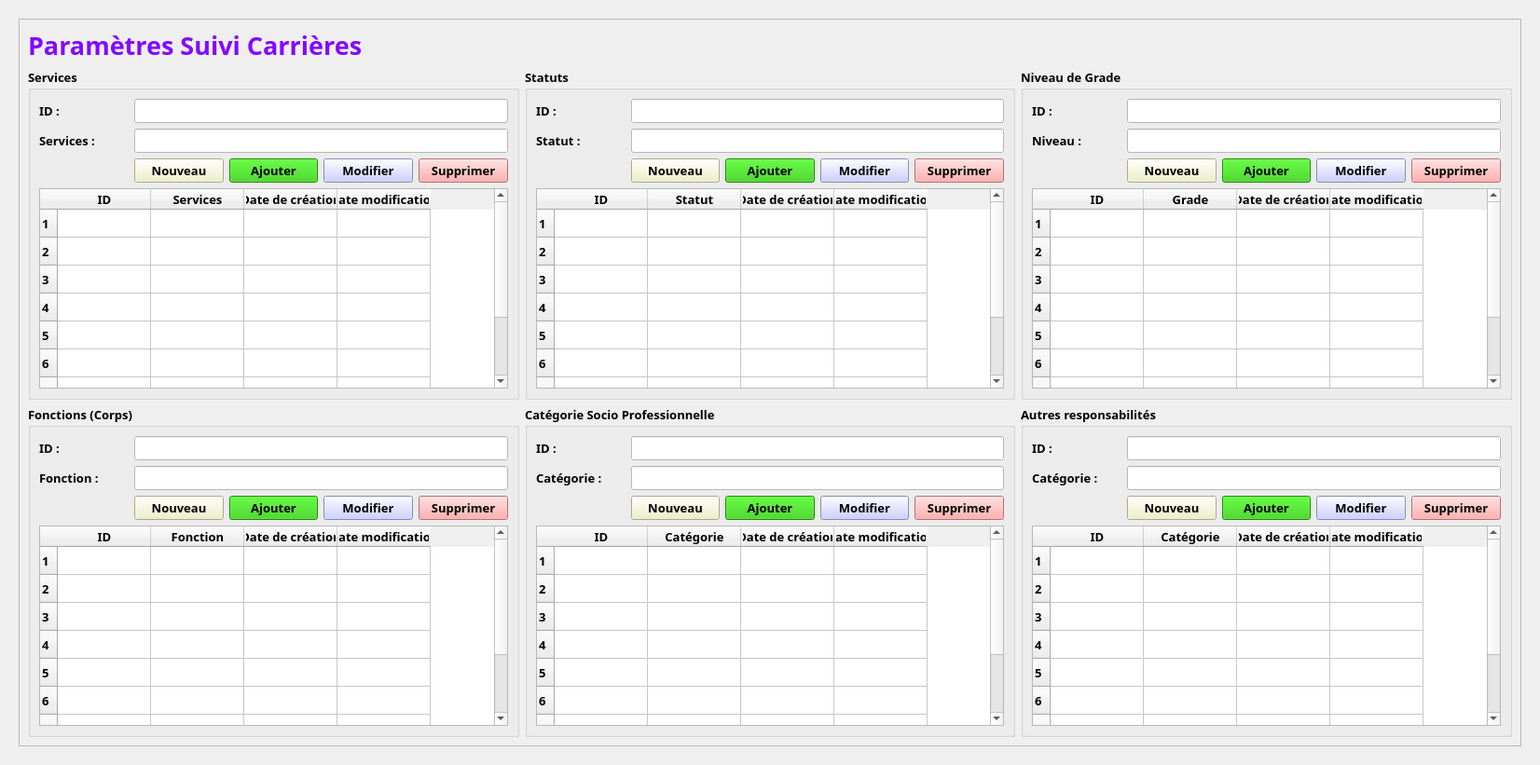
<?xml version="1.0" encoding="UTF-8"?>
<ui version="4.0">
 <class>ParametreSuiviCarriere</class>
 <widget class="QWidget" name="ParametreSuiviCarriere">
  <property name="geometry">
   <rect>
    <x>0</x>
    <y>0</y>
    <width>1652</width>
    <height>821</height>
   </rect>
  </property>
  <property name="windowTitle">
   <string>Form</string>
  </property>
  <layout class="QGridLayout" name="gridLayout">
   <item row="0" column="0">
    <widget class="QWidget" name="widget" native="true">
     <layout class="QGridLayout" name="gridLayout_2">
      <item row="0" column="0">
       <widget class="QScrollArea" name="scrollArea">
        <property name="widgetResizable">
         <bool>true</bool>
        </property>
        <widget class="QWidget" name="scrollAreaWidgetContents_2">
         <property name="geometry">
          <rect>
           <x>0</x>
           <y>0</y>
           <width>1606</width>
           <height>775</height>
          </rect>
         </property>
         <layout class="QGridLayout" name="gridLayout_3">
          <item row="1" column="2">
           <widget class="QGroupBox" name="groupBox_5">
            <property name="font">
             <font>
              <family>Corbel</family>
              <pointsize>10</pointsize>
              <weight>75</weight>
              <bold>true</bold>
             </font>
            </property>
            <property name="title">
             <string>Niveau de Grade</string>
            </property>
            <layout class="QGridLayout" name="gridLayout_8">
             <item row="0" column="0">
              <widget class="QLabel" name="label_10">
               <property name="font">
                <font>
                 <family>Corbel</family>
                 <pointsize>10</pointsize>
                 <weight>75</weight>
                 <bold>true</bold>
                </font>
               </property>
               <property name="text">
                <string>ID :</string>
               </property>
              </widget>
             </item>
             <item row="0" column="1" colspan="4">
              <widget class="QLineEdit" name="txt_id_grade">
               <property name="font">
                <font>
                 <family>Corbel</family>
                 <pointsize>10</pointsize>
                 <weight>75</weight>
                 <bold>true</bold>
                </font>
               </property>
               <property name="styleSheet">
                <string notr="true">background-color: rgb(255, 255, 255);
border-color: rgb(0, 0, 0);</string>
               </property>
              </widget>
             </item>
             <item row="1" column="0">
              <widget class="QLabel" name="label_11">
               <property name="font">
                <font>
                 <family>Corbel</family>
                 <pointsize>10</pointsize>
                 <weight>75</weight>
                 <bold>true</bold>
                </font>
               </property>
               <property name="text">
                <string>Niveau :</string>
               </property>
              </widget>
             </item>
             <item row="1" column="1" colspan="4">
              <widget class="QLineEdit" name="txt_grade">
               <property name="font">
                <font>
                 <family>Corbel</family>
                 <pointsize>10</pointsize>
                 <weight>75</weight>
                 <bold>true</bold>
                </font>
               </property>
               <property name="styleSheet">
                <string notr="true">background-color: rgb(255, 255, 255);
border-color: rgb(0, 0, 0);</string>
               </property>
              </widget>
             </item>
             <item row="2" column="1">
              <widget class="QPushButton" name="btn_nouveau_grade">
               <property name="font">
                <font>
                 <family>Corbel</family>
                 <pointsize>10</pointsize>
                 <weight>75</weight>
                 <bold>true</bold>
                </font>
               </property>
               <property name="styleSheet">
                <string notr="true">background-color: rgb(238, 240, 195);</string>
               </property>
               <property name="text">
                <string>Nouveau</string>
               </property>
              </widget>
             </item>
             <item row="2" column="2">
              <widget class="QPushButton" name="btn_ajouter_grade">
               <property name="font">
                <font>
                 <family>Corbel</family>
                 <pointsize>10</pointsize>
                 <weight>75</weight>
                 <bold>true</bold>
                </font>
               </property>
               <property name="styleSheet">
                <string notr="true">background-color: rgb(36, 198, 0);</string>
               </property>
               <property name="text">
                <string>Ajouter</string>
               </property>
              </widget>
             </item>
             <item row="2" column="3">
              <widget class="QPushButton" name="btn_modifier_grade">
               <property name="font">
                <font>
                 <family>Corbel</family>
                 <pointsize>10</pointsize>
                 <weight>75</weight>
                 <bold>true</bold>
                </font>
               </property>
               <property name="styleSheet">
                <string notr="true">background-color: rgb(188, 195, 255);</string>
               </property>
               <property name="text">
                <string>Modifier</string>
               </property>
              </widget>
             </item>
             <item row="2" column="4">
              <widget class="QPushButton" name="btn_supprimer_grade">
               <property name="font">
                <font>
                 <family>Corbel</family>
                 <pointsize>10</pointsize>
                 <weight>75</weight>
                 <bold>true</bold>
                </font>
               </property>
               <property name="styleSheet">
                <string notr="true">background-color: rgb(255, 152, 152);</string>
               </property>
               <property name="text">
                <string>Supprimer</string>
               </property>
              </widget>
             </item>
             <item row="3" column="0" colspan="5">
              <widget class="QTableWidget" name="tableWidget_affichage_grade">
               <property name="font">
                <font>
                 <family>Corbel</family>
                 <pointsize>10</pointsize>
                 <weight>75</weight>
                 <bold>true</bold>
                </font>
               </property>
               <row>
                <property name="text">
                 <string>1</string>
                </property>
               </row>
               <row>
                <property name="text">
                 <string>2</string>
                </property>
               </row>
               <row>
                <property name="text">
                 <string>3</string>
                </property>
               </row>
               <row>
                <property name="text">
                 <string>4</string>
                </property>
               </row>
               <row>
                <property name="text">
                 <string>5</string>
                </property>
               </row>
               <row>
                <property name="text">
                 <string>6</string>
                </property>
               </row>
               <row>
                <property name="text">
                 <string>7</string>
                </property>
               </row>
               <row>
                <property name="text">
                 <string>8</string>
                </property>
               </row>
               <row>
                <property name="text">
                 <string>10</string>
                </property>
               </row>
               <column>
                <property name="text">
                 <string>ID</string>
                </property>
               </column>
               <column>
                <property name="text">
                 <string>Grade</string>
                </property>
               </column>
               <column>
                <property name="text">
                 <string>Date de création</string>
                </property>
               </column>
               <column>
                <property name="text">
                 <string>Date modification</string>
                </property>
               </column>
              </widget>
             </item>
            </layout>
           </widget>
          </item>
          <item row="1" column="0">
           <widget class="QGroupBox" name="groupBox">
            <property name="font">
             <font>
              <family>Corbel</family>
              <pointsize>10</pointsize>
              <weight>75</weight>
              <bold>true</bold>
             </font>
            </property>
            <property name="title">
             <string>Services</string>
            </property>
            <layout class="QGridLayout" name="gridLayout_4">
             <item row="0" column="0">
              <widget class="QLabel" name="label_3">
               <property name="font">
                <font>
                 <family>Corbel</family>
                 <pointsize>10</pointsize>
                 <weight>75</weight>
                 <bold>true</bold>
                </font>
               </property>
               <property name="text">
                <string>ID :</string>
               </property>
              </widget>
             </item>
             <item row="0" column="1" colspan="4">
              <widget class="QLineEdit" name="txt_id_service">
               <property name="font">
                <font>
                 <family>Corbel</family>
                 <pointsize>10</pointsize>
                 <weight>75</weight>
                 <bold>true</bold>
                </font>
               </property>
               <property name="styleSheet">
                <string notr="true">background-color: rgb(255, 255, 255);
border-color: rgb(0, 0, 0);</string>
               </property>
              </widget>
             </item>
             <item row="1" column="0">
              <widget class="QLabel" name="label_2">
               <property name="font">
                <font>
                 <family>Corbel</family>
                 <pointsize>10</pointsize>
                 <weight>75</weight>
                 <bold>true</bold>
                </font>
               </property>
               <property name="text">
                <string>Services :</string>
               </property>
              </widget>
             </item>
             <item row="1" column="1" colspan="4">
              <widget class="QLineEdit" name="txt_service">
               <property name="font">
                <font>
                 <family>Corbel</family>
                 <pointsize>10</pointsize>
                 <weight>75</weight>
                 <bold>true</bold>
                </font>
               </property>
               <property name="styleSheet">
                <string notr="true">background-color: rgb(255, 255, 255);
border-color: rgb(0, 0, 0);</string>
               </property>
              </widget>
             </item>
             <item row="2" column="1">
              <widget class="QPushButton" name="btn_nouveau_service">
               <property name="font">
                <font>
                 <family>Corbel</family>
                 <pointsize>10</pointsize>
                 <weight>75</weight>
                 <bold>true</bold>
                </font>
               </property>
               <property name="styleSheet">
                <string notr="true">background-color: rgb(238, 240, 195);</string>
               </property>
               <property name="text">
                <string>Nouveau</string>
               </property>
              </widget>
             </item>
             <item row="2" column="2">
              <widget class="QPushButton" name="btn_ajouter_service">
               <property name="font">
                <font>
                 <family>Corbel</family>
                 <pointsize>10</pointsize>
                 <weight>75</weight>
                 <bold>true</bold>
                </font>
               </property>
               <property name="styleSheet">
                <string notr="true">background-color: rgb(36, 198, 0);</string>
               </property>
               <property name="text">
                <string>Ajouter</string>
               </property>
              </widget>
             </item>
             <item row="2" column="3">
              <widget class="QPushButton" name="btn_modifier_service">
               <property name="font">
                <font>
                 <family>Corbel</family>
                 <pointsize>10</pointsize>
                 <weight>75</weight>
                 <bold>true</bold>
                </font>
               </property>
               <property name="styleSheet">
                <string notr="true">background-color: rgb(188, 195, 255);</string>
               </property>
               <property name="text">
                <string>Modifier</string>
               </property>
              </widget>
             </item>
             <item row="2" column="4">
              <widget class="QPushButton" name="btn_supprimer_service">
               <property name="font">
                <font>
                 <family>Corbel</family>
                 <pointsize>10</pointsize>
                 <weight>75</weight>
                 <bold>true</bold>
                </font>
               </property>
               <property name="styleSheet">
                <string notr="true">background-color: rgb(255, 152, 152);</string>
               </property>
               <property name="text">
                <string>Supprimer</string>
               </property>
              </widget>
             </item>
             <item row="3" column="0" colspan="5">
              <widget class="QTableWidget" name="tableWidget_affichage_service">
               <property name="font">
                <font>
                 <family>Corbel</family>
                 <pointsize>10</pointsize>
                 <weight>75</weight>
                 <bold>true</bold>
                </font>
               </property>
               <row>
                <property name="text">
                 <string>1</string>
                </property>
               </row>
               <row>
                <property name="text">
                 <string>2</string>
                </property>
               </row>
               <row>
                <property name="text">
                 <string>3</string>
                </property>
               </row>
               <row>
                <property name="text">
                 <string>4</string>
                </property>
               </row>
               <row>
                <property name="text">
                 <string>5</string>
                </property>
               </row>
               <row>
                <property name="text">
                 <string>6</string>
                </property>
               </row>
               <row>
                <property name="text">
                 <string>7</string>
                </property>
               </row>
               <row>
                <property name="text">
                 <string>8</string>
                </property>
               </row>
               <row>
                <property name="text">
                 <string>10</string>
                </property>
               </row>
               <column>
                <property name="text">
                 <string>ID</string>
                </property>
               </column>
               <column>
                <property name="text">
                 <string>Services</string>
                </property>
               </column>
               <column>
                <property name="text">
                 <string>Date de création</string>
                </property>
               </column>
               <column>
                <property name="text">
                 <string>Date modification</string>
                </property>
               </column>
              </widget>
             </item>
            </layout>
           </widget>
          </item>
          <item row="1" column="1">
           <widget class="QGroupBox" name="groupBox_2">
            <property name="font">
             <font>
              <family>Corbel</family>
              <pointsize>10</pointsize>
              <weight>75</weight>
              <bold>true</bold>
             </font>
            </property>
            <property name="title">
             <string>Statuts</string>
            </property>
            <layout class="QGridLayout" name="gridLayout_5">
             <item row="0" column="0">
              <widget class="QLabel" name="label_4">
               <property name="font">
                <font>
                 <family>Corbel</family>
                 <pointsize>10</pointsize>
                 <weight>75</weight>
                 <bold>true</bold>
                </font>
               </property>
               <property name="text">
                <string>ID :</string>
               </property>
              </widget>
             </item>
             <item row="0" column="1" colspan="4">
              <widget class="QLineEdit" name="txt_id_statut">
               <property name="font">
                <font>
                 <family>Corbel</family>
                 <pointsize>10</pointsize>
                 <weight>75</weight>
                 <bold>true</bold>
                </font>
               </property>
               <property name="styleSheet">
                <string notr="true">background-color: rgb(255, 255, 255);
border-color: rgb(0, 0, 0);</string>
               </property>
              </widget>
             </item>
             <item row="1" column="0">
              <widget class="QLabel" name="label_5">
               <property name="font">
                <font>
                 <family>Corbel</family>
                 <pointsize>10</pointsize>
                 <weight>75</weight>
                 <bold>true</bold>
                </font>
               </property>
               <property name="text">
                <string>Statut :</string>
               </property>
              </widget>
             </item>
             <item row="1" column="1" colspan="4">
              <widget class="QLineEdit" name="txt_statut">
               <property name="font">
                <font>
                 <family>Corbel</family>
                 <pointsize>10</pointsize>
                 <weight>75</weight>
                 <bold>true</bold>
                </font>
               </property>
               <property name="styleSheet">
                <string notr="true">background-color: rgb(255, 255, 255);
border-color: rgb(0, 0, 0);</string>
               </property>
              </widget>
             </item>
             <item row="2" column="1">
              <widget class="QPushButton" name="btn_nouveau_statut">
               <property name="font">
                <font>
                 <family>Corbel</family>
                 <pointsize>10</pointsize>
                 <weight>75</weight>
                 <bold>true</bold>
                </font>
               </property>
               <property name="styleSheet">
                <string notr="true">background-color: rgb(238, 240, 195);</string>
               </property>
               <property name="text">
                <string>Nouveau</string>
               </property>
              </widget>
             </item>
             <item row="2" column="2">
              <widget class="QPushButton" name="btn_ajouter_statut">
               <property name="font">
                <font>
                 <family>Corbel</family>
                 <pointsize>10</pointsize>
                 <weight>75</weight>
                 <bold>true</bold>
                </font>
               </property>
               <property name="styleSheet">
                <string notr="true">background-color: rgb(36, 198, 0);</string>
               </property>
               <property name="text">
                <string>Ajouter</string>
               </property>
              </widget>
             </item>
             <item row="2" column="3">
              <widget class="QPushButton" name="btn_modifier_statut">
               <property name="font">
                <font>
                 <family>Corbel</family>
                 <pointsize>10</pointsize>
                 <weight>75</weight>
                 <bold>true</bold>
                </font>
               </property>
               <property name="styleSheet">
                <string notr="true">background-color: rgb(188, 195, 255);</string>
               </property>
               <property name="text">
                <string>Modifier</string>
               </property>
              </widget>
             </item>
             <item row="2" column="4">
              <widget class="QPushButton" name="btn_supprimer_statut">
               <property name="font">
                <font>
                 <family>Corbel</family>
                 <pointsize>10</pointsize>
                 <weight>75</weight>
                 <bold>true</bold>
                </font>
               </property>
               <property name="styleSheet">
                <string notr="true">background-color: rgb(255, 152, 152);</string>
               </property>
               <property name="text">
                <string>Supprimer</string>
               </property>
              </widget>
             </item>
             <item row="3" column="0" colspan="5">
              <widget class="QTableWidget" name="tableWidget_affichage_statut">
               <property name="font">
                <font>
                 <family>Corbel</family>
                 <pointsize>10</pointsize>
                 <weight>75</weight>
                 <bold>true</bold>
                </font>
               </property>
               <row>
                <property name="text">
                 <string>1</string>
                </property>
               </row>
               <row>
                <property name="text">
                 <string>2</string>
                </property>
               </row>
               <row>
                <property name="text">
                 <string>3</string>
                </property>
               </row>
               <row>
                <property name="text">
                 <string>4</string>
                </property>
               </row>
               <row>
                <property name="text">
                 <string>5</string>
                </property>
               </row>
               <row>
                <property name="text">
                 <string>6</string>
                </property>
               </row>
               <row>
                <property name="text">
                 <string>7</string>
                </property>
               </row>
               <row>
                <property name="text">
                 <string>8</string>
                </property>
               </row>
               <row>
                <property name="text">
                 <string>10</string>
                </property>
               </row>
               <column>
                <property name="text">
                 <string>ID</string>
                </property>
               </column>
               <column>
                <property name="text">
                 <string>Statut</string>
                </property>
               </column>
               <column>
                <property name="text">
                 <string>Date de création</string>
                </property>
               </column>
               <column>
                <property name="text">
                 <string>Date modification</string>
                </property>
               </column>
              </widget>
             </item>
            </layout>
           </widget>
          </item>
          <item row="2" column="1">
           <widget class="QGroupBox" name="groupBox_4">
            <property name="font">
             <font>
              <family>Corbel</family>
              <pointsize>10</pointsize>
              <weight>75</weight>
              <bold>true</bold>
             </font>
            </property>
            <property name="title">
             <string>Catégorie Socio Professionnelle</string>
            </property>
            <layout class="QGridLayout" name="gridLayout_7">
             <item row="0" column="0">
              <widget class="QLabel" name="label_8">
               <property name="font">
                <font>
                 <family>Corbel</family>
                 <pointsize>10</pointsize>
                 <weight>75</weight>
                 <bold>true</bold>
                </font>
               </property>
               <property name="text">
                <string>ID :</string>
               </property>
              </widget>
             </item>
             <item row="0" column="1" colspan="4">
              <widget class="QLineEdit" name="txt_id_cat_socio_professionnelle">
               <property name="font">
                <font>
                 <family>Corbel</family>
                 <pointsize>10</pointsize>
                 <weight>75</weight>
                 <bold>true</bold>
                </font>
               </property>
               <property name="styleSheet">
                <string notr="true">background-color: rgb(255, 255, 255);
border-color: rgb(0, 0, 0);</string>
               </property>
              </widget>
             </item>
             <item row="1" column="0">
              <widget class="QLabel" name="label_9">
               <property name="font">
                <font>
                 <family>Corbel</family>
                 <pointsize>10</pointsize>
                 <weight>75</weight>
                 <bold>true</bold>
                </font>
               </property>
               <property name="text">
                <string>Catégorie :</string>
               </property>
              </widget>
             </item>
             <item row="1" column="1" colspan="4">
              <widget class="QLineEdit" name="txt_cat_socio_professionnelle">
               <property name="font">
                <font>
                 <family>Corbel</family>
                 <pointsize>10</pointsize>
                 <weight>75</weight>
                 <bold>true</bold>
                </font>
               </property>
               <property name="styleSheet">
                <string notr="true">background-color: rgb(255, 255, 255);
border-color: rgb(0, 0, 0);</string>
               </property>
              </widget>
             </item>
             <item row="2" column="1">
              <widget class="QPushButton" name="btn_nouveau_cat_socio_professionnelle">
               <property name="font">
                <font>
                 <family>Corbel</family>
                 <pointsize>10</pointsize>
                 <weight>75</weight>
                 <bold>true</bold>
                </font>
               </property>
               <property name="styleSheet">
                <string notr="true">background-color: rgb(238, 240, 195);</string>
               </property>
               <property name="text">
                <string>Nouveau</string>
               </property>
              </widget>
             </item>
             <item row="2" column="2">
              <widget class="QPushButton" name="btn_ajouter_cat_socio_professionnelle">
               <property name="font">
                <font>
                 <family>Corbel</family>
                 <pointsize>10</pointsize>
                 <weight>75</weight>
                 <bold>true</bold>
                </font>
               </property>
               <property name="styleSheet">
                <string notr="true">background-color: rgb(36, 198, 0);</string>
               </property>
               <property name="text">
                <string>Ajouter</string>
               </property>
              </widget>
             </item>
             <item row="2" column="3">
              <widget class="QPushButton" name="btn_modifier_cat_socio_professionnelle">
               <property name="font">
                <font>
                 <family>Corbel</family>
                 <pointsize>10</pointsize>
                 <weight>75</weight>
                 <bold>true</bold>
                </font>
               </property>
               <property name="styleSheet">
                <string notr="true">background-color: rgb(188, 195, 255);</string>
               </property>
               <property name="text">
                <string>Modifier</string>
               </property>
              </widget>
             </item>
             <item row="2" column="4">
              <widget class="QPushButton" name="btn_supprimer_cat_socio_professionnelle">
               <property name="font">
                <font>
                 <family>Corbel</family>
                 <pointsize>10</pointsize>
                 <weight>75</weight>
                 <bold>true</bold>
                </font>
               </property>
               <property name="styleSheet">
                <string notr="true">background-color: rgb(255, 152, 152);</string>
               </property>
               <property name="text">
                <string>Supprimer</string>
               </property>
              </widget>
             </item>
             <item row="3" column="0" colspan="5">
              <widget class="QTableWidget" name="tableWidget_affichage_cat_socio_professionnelle">
               <property name="font">
                <font>
                 <family>Corbel</family>
                 <pointsize>10</pointsize>
                 <weight>75</weight>
                 <bold>true</bold>
                </font>
               </property>
               <row>
                <property name="text">
                 <string>1</string>
                </property>
               </row>
               <row>
                <property name="text">
                 <string>2</string>
                </property>
               </row>
               <row>
                <property name="text">
                 <string>3</string>
                </property>
               </row>
               <row>
                <property name="text">
                 <string>4</string>
                </property>
               </row>
               <row>
                <property name="text">
                 <string>5</string>
                </property>
               </row>
               <row>
                <property name="text">
                 <string>6</string>
                </property>
               </row>
               <row>
                <property name="text">
                 <string>7</string>
                </property>
               </row>
               <row>
                <property name="text">
                 <string>8</string>
                </property>
               </row>
               <row>
                <property name="text">
                 <string>10</string>
                </property>
               </row>
               <column>
                <property name="text">
                 <string>ID</string>
                </property>
               </column>
               <column>
                <property name="text">
                 <string>Catégorie</string>
                </property>
               </column>
               <column>
                <property name="text">
                 <string>Date de création</string>
                </property>
               </column>
               <column>
                <property name="text">
                 <string>Date modification</string>
                </property>
               </column>
              </widget>
             </item>
            </layout>
           </widget>
          </item>
          <item row="2" column="0">
           <widget class="QGroupBox" name="groupBox_3">
            <property name="font">
             <font>
              <family>Corbel</family>
              <pointsize>10</pointsize>
              <weight>75</weight>
              <bold>true</bold>
             </font>
            </property>
            <property name="title">
             <string>Fonctions (Corps)</string>
            </property>
            <layout class="QGridLayout" name="gridLayout_6">
             <item row="0" column="0">
              <widget class="QLabel" name="label_6">
               <property name="font">
                <font>
                 <family>Corbel</family>
                 <pointsize>10</pointsize>
                 <weight>75</weight>
                 <bold>true</bold>
                </font>
               </property>
               <property name="text">
                <string>ID :</string>
               </property>
              </widget>
             </item>
             <item row="0" column="1" colspan="4">
              <widget class="QLineEdit" name="txt_id_fonction">
               <property name="font">
                <font>
                 <family>Corbel</family>
                 <pointsize>10</pointsize>
                 <weight>75</weight>
                 <bold>true</bold>
                </font>
               </property>
               <property name="styleSheet">
                <string notr="true">background-color: rgb(255, 255, 255);
border-color: rgb(0, 0, 0);</string>
               </property>
              </widget>
             </item>
             <item row="1" column="0">
              <widget class="QLabel" name="label_7">
               <property name="font">
                <font>
                 <family>Corbel</family>
                 <pointsize>10</pointsize>
                 <weight>75</weight>
                 <bold>true</bold>
                </font>
               </property>
               <property name="text">
                <string>Fonction :</string>
               </property>
              </widget>
             </item>
             <item row="1" column="1" colspan="4">
              <widget class="QLineEdit" name="txt_fonction">
               <property name="font">
                <font>
                 <family>Corbel</family>
                 <pointsize>10</pointsize>
                 <weight>75</weight>
                 <bold>true</bold>
                </font>
               </property>
               <property name="styleSheet">
                <string notr="true">background-color: rgb(255, 255, 255);
border-color: rgb(0, 0, 0);</string>
               </property>
              </widget>
             </item>
             <item row="2" column="1">
              <widget class="QPushButton" name="btn_nouveau_fonction">
               <property name="font">
                <font>
                 <family>Corbel</family>
                 <pointsize>10</pointsize>
                 <weight>75</weight>
                 <bold>true</bold>
                </font>
               </property>
               <property name="styleSheet">
                <string notr="true">background-color: rgb(238, 240, 195);</string>
               </property>
               <property name="text">
                <string>Nouveau</string>
               </property>
              </widget>
             </item>
             <item row="2" column="2">
              <widget class="QPushButton" name="btn_ajouter_fonction">
               <property name="font">
                <font>
                 <family>Corbel</family>
                 <pointsize>10</pointsize>
                 <weight>75</weight>
                 <bold>true</bold>
                </font>
               </property>
               <property name="styleSheet">
                <string notr="true">background-color: rgb(36, 198, 0);</string>
               </property>
               <property name="text">
                <string>Ajouter</string>
               </property>
              </widget>
             </item>
             <item row="2" column="3">
              <widget class="QPushButton" name="btn_modifier_fonction">
               <property name="font">
                <font>
                 <family>Corbel</family>
                 <pointsize>10</pointsize>
                 <weight>75</weight>
                 <bold>true</bold>
                </font>
               </property>
               <property name="styleSheet">
                <string notr="true">background-color: rgb(188, 195, 255);</string>
               </property>
               <property name="text">
                <string>Modifier</string>
               </property>
              </widget>
             </item>
             <item row="2" column="4">
              <widget class="QPushButton" name="btn_supprimer_fonction">
               <property name="font">
                <font>
                 <family>Corbel</family>
                 <pointsize>10</pointsize>
                 <weight>75</weight>
                 <bold>true</bold>
                </font>
               </property>
               <property name="styleSheet">
                <string notr="true">background-color: rgb(255, 152, 152);</string>
               </property>
               <property name="text">
                <string>Supprimer</string>
               </property>
              </widget>
             </item>
             <item row="3" column="0" colspan="5">
              <widget class="QTableWidget" name="tableWidget_affichage_fonction">
               <property name="font">
                <font>
                 <family>Corbel</family>
                 <pointsize>10</pointsize>
                 <weight>75</weight>
                 <bold>true</bold>
                </font>
               </property>
               <row>
                <property name="text">
                 <string>1</string>
                </property>
               </row>
               <row>
                <property name="text">
                 <string>2</string>
                </property>
               </row>
               <row>
                <property name="text">
                 <string>3</string>
                </property>
               </row>
               <row>
                <property name="text">
                 <string>4</string>
                </property>
               </row>
               <row>
                <property name="text">
                 <string>5</string>
                </property>
               </row>
               <row>
                <property name="text">
                 <string>6</string>
                </property>
               </row>
               <row>
                <property name="text">
                 <string>7</string>
                </property>
               </row>
               <row>
                <property name="text">
                 <string>8</string>
                </property>
               </row>
               <row>
                <property name="text">
                 <string>10</string>
                </property>
               </row>
               <column>
                <property name="text">
                 <string>ID</string>
                </property>
               </column>
               <column>
                <property name="text">
                 <string>Fonction</string>
                </property>
               </column>
               <column>
                <property name="text">
                 <string>Date de création</string>
                </property>
               </column>
               <column>
                <property name="text">
                 <string>Date modification</string>
                </property>
               </column>
              </widget>
             </item>
            </layout>
           </widget>
          </item>
          <item row="0" column="0" colspan="3">
           <widget class="QLabel" name="label">
            <property name="font">
             <font>
              <family>Corbel</family>
              <pointsize>20</pointsize>
              <weight>75</weight>
              <bold>true</bold>
             </font>
            </property>
            <property name="focusPolicy">
             <enum>Qt::NoFocus</enum>
            </property>
            <property name="styleSheet">
             <string notr="true">color: rgb(132, 8, 255);</string>
            </property>
            <property name="text">
             <string>Paramètres Suivi Carrières</string>
            </property>
           </widget>
          </item>
          <item row="2" column="2">
           <widget class="QGroupBox" name="groupBox_11">
            <property name="font">
             <font>
              <family>Corbel</family>
              <pointsize>10</pointsize>
              <weight>75</weight>
              <bold>true</bold>
             </font>
            </property>
            <property name="title">
             <string>Autres responsabilités</string>
            </property>
            <layout class="QGridLayout" name="gridLayout_15">
             <item row="0" column="0">
              <widget class="QLabel" name="label_23">
               <property name="font">
                <font>
                 <family>Corbel</family>
                 <pointsize>10</pointsize>
                 <weight>75</weight>
                 <bold>true</bold>
                </font>
               </property>
               <property name="text">
                <string>ID :</string>
               </property>
              </widget>
             </item>
             <item row="0" column="1" colspan="4">
              <widget class="QLineEdit" name="txt_id_autre_responsabilite">
               <property name="font">
                <font>
                 <family>Corbel</family>
                 <pointsize>10</pointsize>
                 <weight>75</weight>
                 <bold>true</bold>
                </font>
               </property>
               <property name="styleSheet">
                <string notr="true">background-color: rgb(255, 255, 255);
border-color: rgb(0, 0, 0);</string>
               </property>
              </widget>
             </item>
             <item row="1" column="0">
              <widget class="QLabel" name="label_24">
               <property name="font">
                <font>
                 <family>Corbel</family>
                 <pointsize>10</pointsize>
                 <weight>75</weight>
                 <bold>true</bold>
                </font>
               </property>
               <property name="text">
                <string>Catégorie :</string>
               </property>
              </widget>
             </item>
             <item row="1" column="1" colspan="4">
              <widget class="QLineEdit" name="txt_autre_responsabilite">
               <property name="font">
                <font>
                 <family>Corbel</family>
                 <pointsize>10</pointsize>
                 <weight>75</weight>
                 <bold>true</bold>
                </font>
               </property>
               <property name="styleSheet">
                <string notr="true">background-color: rgb(255, 255, 255);
border-color: rgb(0, 0, 0);</string>
               </property>
              </widget>
             </item>
             <item row="2" column="1">
              <widget class="QPushButton" name="btn_nouveau_autre_responsabilite">
               <property name="font">
                <font>
                 <family>Corbel</family>
                 <pointsize>10</pointsize>
                 <weight>75</weight>
                 <bold>true</bold>
                </font>
               </property>
               <property name="styleSheet">
                <string notr="true">background-color: rgb(238, 240, 195);</string>
               </property>
               <property name="text">
                <string>Nouveau</string>
               </property>
              </widget>
             </item>
             <item row="2" column="2">
              <widget class="QPushButton" name="btn_ajouter_autre_responsabilite">
               <property name="font">
                <font>
                 <family>Corbel</family>
                 <pointsize>10</pointsize>
                 <weight>75</weight>
                 <bold>true</bold>
                </font>
               </property>
               <property name="styleSheet">
                <string notr="true">background-color: rgb(36, 198, 0);</string>
               </property>
               <property name="text">
                <string>Ajouter</string>
               </property>
              </widget>
             </item>
             <item row="2" column="3">
              <widget class="QPushButton" name="btn_modifier_autre_responsabilite">
               <property name="font">
                <font>
                 <family>Corbel</family>
                 <pointsize>10</pointsize>
                 <weight>75</weight>
                 <bold>true</bold>
                </font>
               </property>
               <property name="styleSheet">
                <string notr="true">background-color: rgb(188, 195, 255);</string>
               </property>
               <property name="text">
                <string>Modifier</string>
               </property>
              </widget>
             </item>
             <item row="2" column="4">
              <widget class="QPushButton" name="btn_supprimer_autre_responsabilite">
               <property name="font">
                <font>
                 <family>Corbel</family>
                 <pointsize>10</pointsize>
                 <weight>75</weight>
                 <bold>true</bold>
                </font>
               </property>
               <property name="styleSheet">
                <string notr="true">background-color: rgb(255, 152, 152);</string>
               </property>
               <property name="text">
                <string>Supprimer</string>
               </property>
              </widget>
             </item>
             <item row="3" column="0" colspan="5">
              <widget class="QTableWidget" name="tableWidget_affichage_autre_responsabilite">
               <property name="font">
                <font>
                 <family>Corbel</family>
                 <pointsize>10</pointsize>
                 <weight>75</weight>
                 <bold>true</bold>
                </font>
               </property>
               <row>
                <property name="text">
                 <string>1</string>
                </property>
               </row>
               <row>
                <property name="text">
                 <string>2</string>
                </property>
               </row>
               <row>
                <property name="text">
                 <string>3</string>
                </property>
               </row>
               <row>
                <property name="text">
                 <string>4</string>
                </property>
               </row>
               <row>
                <property name="text">
                 <string>5</string>
                </property>
               </row>
               <row>
                <property name="text">
                 <string>6</string>
                </property>
               </row>
               <row>
                <property name="text">
                 <string>7</string>
                </property>
               </row>
               <row>
                <property name="text">
                 <string>8</string>
                </property>
               </row>
               <row>
                <property name="text">
                 <string>10</string>
                </property>
               </row>
               <column>
                <property name="text">
                 <string>ID</string>
                </property>
               </column>
               <column>
                <property name="text">
                 <string>Catégorie</string>
                </property>
               </column>
               <column>
                <property name="text">
                 <string>Date de création</string>
                </property>
               </column>
               <column>
                <property name="text">
                 <string>Date modification</string>
                </property>
               </column>
              </widget>
             </item>
            </layout>
           </widget>
          </item>
         </layout>
        </widget>
       </widget>
      </item>
     </layout>
    </widget>
   </item>
  </layout>
 </widget>
 <resources/>
 <connections/>
</ui>
